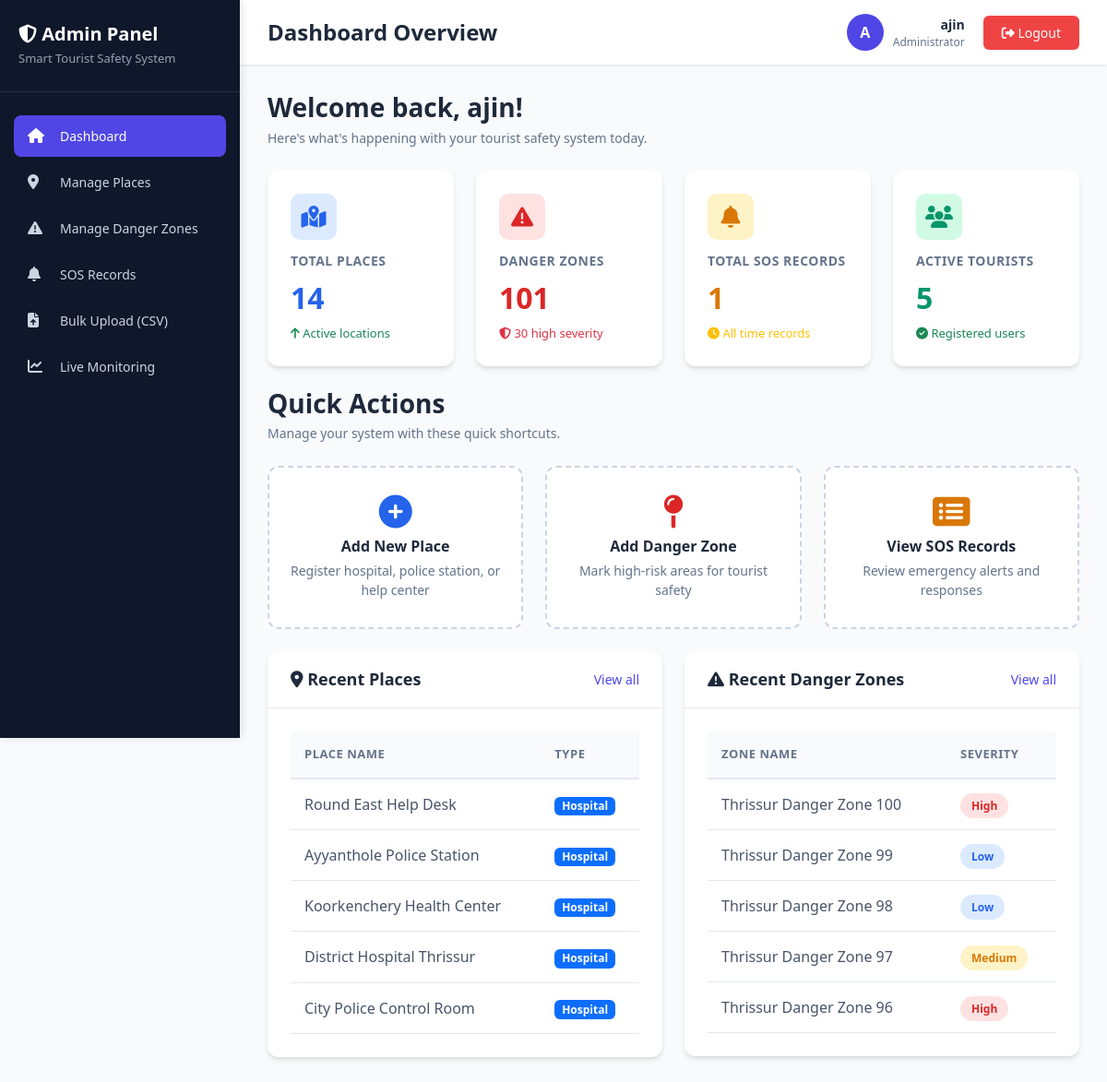
Page /accounts/admin-dashboard/ (signed in) on the committed database.
### core/models.py (models this page shows, shortened)
class Place(models.Model):
    PLACE_TYPES = [
        ('Hospital', 'Hospital'),
        ('Police Station', 'Police Station'),
        ('Help Center', 'Help Center'),
    ]
    name = models.CharField(max_length=100)
    type = models.CharField(max_length=50, choices=PLACE_TYPES)
    address = models.CharField(max_length=255, blank=True)  # optional text address
    latitude = models.DecimalField(max_digits=9, decimal_places=6, null=True, blank=True)
    longitude = models.DecimalField(max_digits=9, decimal_places=6, null=True, blank=True)
    description = models.TextField(blank=True)

class DangerZone(models.Model):
    RISK_TYPES = [
        ('Crime', 'Crime'),
        ('Flood', 'Flood'),
        ('Landslide', 'Landslide'),
    ]
    SEVERITY = [
        ('Low', 'Low'),
        ('Medium', 'Medium'),
        ('High', 'High'),
    ]
    name = models.CharField(max_length=100)
    risk_type = models.CharField(max_length=50, choices=RISK_TYPES)
    severity = models.CharField(max_length=50, choices=SEVERITY)
    latitude = models.DecimalField(max_digits=9, decimal_places=6)
    longitude = models.DecimalField(max_digits=9, decimal_places=6)
    additional_details = models.TextField(blank=True)
    radius = models.IntegerField(default=500, help_text='Geofence radius in meters')

### accounts/views.py (the view)
# urls.py: path('admin-dashboard/', views.admin_dashboard, name='admin_dashboard'),
@never_cache
@login_required
def admin_dashboard(request):
    from alerts.models import SOSAlert
    total_places = Place.objects.count()
    total_zones = DangerZone.objects.count()
    high_severity_zones = DangerZone.objects.filter(severity='High').count()
    total_sos = SOSAlert.objects.count()
    active_tourists = User.objects.filter(is_superuser=False).count()
    recent_places = Place.objects.all().order_by('-id')[:5]
    recent_zones = DangerZone.objects.all().order_by('-id')[:5]
    context = {
        'total_places': total_places,
        'total_zones': total_zones,
        'high_severity_zones': high_severity_zones,
        'total_sos': total_sos,
        'active_tourists': active_tourists,
        'recent_places': recent_places,
        'recent_zones': recent_zones,
    }
    response = render(request, 'accounts/admin_dashboard_new.html', context)
    response['Cache-Control'] = 'no-store, no-cache, must-revalidate, max-age=0'
    response['Pragma'] = 'no-cache'
    response['Expires'] = '0'
    return response

### accounts/templates/accounts/admin_dashboard_new.html (shortened to what this page needs)
{% extends 'accounts/base_admin.html' %}
{% block page_header %}Dashboard Overview{% endblock %}
{% block content %}
<div class="page-title">
    <h2>Welcome back, {{ user.username }}!</h2>
    <p>Here's what's happening with your tourist safety system today.</p>
</div>
<div class="row g-4 mb-4">
    <div class="col-md-3">
        <div class="stat-card">
            <div class="stat-icon" style="background: #dbeafe; color: #2563eb;">
                <i class="fas fa-map-marked-alt"></i>
            </div>
            <h6>Total Places</h6>
            <div class="stat-value" style="color: #2563eb;">{{ total_places }}</div>
            <div class="stat-change text-success">
                <i class="fas fa-arrow-up"></i> Active locations
            </div>
        </div>
    </div>
    <div class="col-md-3">
        <div class="stat-card">
            <div class="stat-icon" style="background: #fee2e2; color: #dc2626;">
                <i class="fas fa-exclamation-triangle"></i>
            </div>
            <h6>Danger Zones</h6>
            <div class="stat-value" style="color: #dc2626;">{{ total_zones }}</div>
            <div class="stat-change text-danger">
                <i class="fas fa-shield-alt"></i> {{ high_severity_zones }} high severity
            </div>
        </div>
    </div>
    <div class="col-md-3">
        <div class="stat-card">
            <div class="stat-icon" style="background: #fef3c7; color: #d97706;">
                <i class="fas fa-bell"></i>
            </div>
            <h6>Total SOS Records</h6>
            <div class="stat-value" style="color: #d97706;">{{ total_sos }}</div>
            <div class="stat-change text-warning">
                <i class="fas fa-clock"></i> All time records
            </div>
        </div>
    </div>
    <div class="col-md-3">
        <div class="stat-card">
            <div class="stat-icon" style="background: #d1fae5; color: #059669;">
                <i class="fas fa-users"></i>
            </div>
            <h6>Active Tourists</h6>
            <div class="stat-value" style="color: #059669;">{{ active_tourists }}</div>
            <div class="stat-change text-success">
                <i class="fas fa-check-circle"></i> Registered users
            </div>
        </div>
    </div>
</div>
<div class="page-title">
    <h2>Quick Actions</h2>
    <p>Manage your system with these quick shortcuts.</p>
</div>
<div class="row g-4 mb-4">
    <div class="col-md-4">
        <a href="{% url 'add_place' %}" class="quick-action-btn text-decoration-none">
            <i class="fas fa-plus-circle" style="color: #2563eb;"></i>
            <h5 style="color: #1e293b;">Add New Place</h5>
            <p style="color: #64748b; font-size: 14px; margin: 5px 0 0 0;">Register hospital, police station, or help
                center</p>
        </a>
    </div>
    <div class="col-md-4">
        <a href="{% url 'add_zone' %}" class="quick-action-btn text-decoration-none">
            <i class="fas fa-map-pin" style="color: #dc2626;"></i>
            <h5 style="color: #1e293b;">Add Danger Zone</h5>
            <p style="color: #64748b; font-size: 14px; margin: 5px 0 0 0;">Mark high-risk areas for tourist safety</p>
        </a>
    </div>
    <div class="col-md-4">
        <a href="{% url 'manage_sos' %}" class="quick-action-btn text-decoration-none">
            <i class="fas fa-list-alt" style="color: #d97706;"></i>
            <h5 style="color: #1e293b;">View SOS Records</h5>
            <p style="color: #64748b; font-size: 14px; margin: 5px 0 0 0;">Review emergency alerts and responses</p>
        </a>
    </div>
</div>
<div class="row g-4">
    <div class="col-md-6">
        <div class="content-card">
            <div class="content-card-header">
                <h5><i class="fas fa-map-marker-alt"></i> Recent Places</h5>
                <a href="{% url 'manage_places' %}" style="color: #4f46e5; font-size: 14px; text-decoration: none;">View
                    all</a>
            </div>
            <div class="content-card-body">
                {% if recent_places %}
                <div class="table-wrapper">
                    <table class="custom-table">
                        <thead>
                            <tr>
                                <th>Place Name</th>
                                <th>Type</th>
                            </tr>
                        </thead>
                        <tbody>
                            {% for place in recent_places %}
                            <tr>
                                <td>{{ place.name }}</td>
                                <td><span class="badge bg-primary">{{ place.type }}</span></td>
                            </tr>
                            {% endfor %}
                        </tbody>
                    </table>
                </div>
                {% else %}
                <div class="empty-state">
                    <i class="fas fa-map-marker-alt"></i>
                    <h5>No places yet</h5>
                    <p>Start by adding your first location</p>
                </div>
                {% endif %}
            </div>
        </div>
    </div>
    <div class="col-md-6">
        <div class="content-card">
            <div class="content-card-header">
                <h5><i class="fas fa-exclamation-triangle"></i> Recent Danger Zones</h5>
                <a href="{% url 'manage_zones' %}" style="color: #4f46e5; font-size: 14px; text-decoration: none;">View
                    all</a>
            </div>
            <div class="content-card-body">
                {% if recent_zones %}
                <div class="table-wrapper">
                    <table class="custom-table">
                        <thead>
                            <tr>
                                <th>Zone Name</th>
                                <th>Severity</th>
                            </tr>
                        </thead>
                        <tbody>
                            {% for zone in recent_zones %}
                            <tr>
                                <td>{{ zone.name }}</td>
                                <td>
                                    <span class="badge-severity
                                            {% if zone.severity == 'High' %}badge-high
                                            {% elif zone.severity == 'Medium' %}badge-medium
                                            {% else %}badge-low{% endif %}">
                                        {{ zone.severity }}
                                    </span>
                                </td>
                            </tr>
                            {% endfor %}
                        </tbody>
                    </table>
                </div>
                {% else %}
                <div class="empty-state">
                    <i class="fas fa-exclamation-triangle"></i>
                    <h5>No danger zones yet</h5>
                    <p>Add zones to monitor high-risk areas</p>
                </div>
                {% endif %}
            </div>
        </div>
    </div>
</div>
{% endblock %}

### accounts/templates/accounts/base_admin.html (shortened to what this page needs)
<!DOCTYPE html>
<html lang="en">
<head>
    <link href="https://cdn.jsdelivr.net/npm/bootstrap@5.3.0/dist/css/bootstrap.min.css" rel="stylesheet">
    <link rel="stylesheet" href="https://cdnjs.cloudflare.com/ajax/libs/font-awesome/6.4.0/css/all.min.css">
</head>
<body>
    <div class="sidebar" id="sidebar">
        <div class="sidebar-header">
            <h3><i class="fas fa-shield-alt"></i> Admin Panel</h3>
            <p>Smart Tourist Safety System</p>
        </div>
        <nav class="sidebar-nav">
            <div class="nav-item">
                <a href="{% url 'admin_dashboard' %}"
                    class="nav-link {% if request.resolver_match.url_name == 'admin_dashboard' %}active{% endif %}">
                    <i class="fas fa-home"></i>
                    <span>Dashboard</span>
                </a>
            </div>
            <div class="nav-item">
                <a href="{% url 'manage_places' %}"
                    class="nav-link {% if request.resolver_match.url_name == 'manage_places' %}active{% endif %}">
                    <i class="fas fa-map-marker-alt"></i>
                    <span>Manage Places</span>
                </a>
            </div>
            <div class="nav-item">
                <a href="{% url 'manage_zones' %}"
                    class="nav-link {% if request.resolver_match.url_name == 'manage_zones' %}active{% endif %}">
                    <i class="fas fa-exclamation-triangle"></i>
                    <span>Manage Danger Zones</span>
                </a>
            </div>
            <div class="nav-item">
                <a href="{% url 'manage_sos' %}"
                    class="nav-link {% if request.resolver_match.url_name == 'manage_sos' %}active{% endif %}">
                    <i class="fas fa-bell"></i>
                    <span>SOS Records</span>
                </a>
            </div>
            <div class="nav-item">
                <a href="{% url 'bulk_upload' %}"
                    class="nav-link {% if request.resolver_match.url_name == 'bulk_upload' %}active{% endif %}">
                    <i class="fas fa-file-upload"></i>
                    <span>Bulk Upload (CSV)</span>
                </a>
            </div>
            <div class="nav-item">
                <a href="{% url 'admin_monitoring' %}" class="nav-link">
                    <i class="fas fa-chart-line"></i>
                    <span>Live Monitoring</span>
                </a>
            </div>
        </nav>
    </div>
    <div class="main-content">
        <div class="top-header">
            <h4>{% block page_header %}Dashboard{% endblock %}</h4>
            <div class="header-right">
                <div class="admin-info">
                    <div class="admin-avatar">
                        {{ user.username|slice:':1'|upper }}
                    </div>
                    <div class="admin-details">
                        <div class="name">{{ user.username }}</div>
                        <div class="role">Administrator</div>
                    </div>
                </div>
                <form method="post" action="{% url 'logout' %}" style="margin: 0;">
                    <button type="submit" class="btn-logout">
                        <i class="fas fa-sign-out-alt"></i> Logout
                    </button>
                </form>
            </div>
        </div>
        <div class="content-area">
            {% block content %}{% endblock %}
        </div>
    </div>
</body>
</html>

### rows in the picture
Place: name "Round East Help Desk", type "Hospital"
Place: name "Ayyanthole Police Station", type "Hospital"
Place: name "Koorkenchery Health Center", type "Hospital"
Place: name "District Hospital Thrissur", type "Hospital"
Place: name "City Police Control Room", type "Hospital"
DangerZone: name "Thrissur Danger Zone 100", severity "High"
DangerZone: name "Thrissur Danger Zone 99", severity "Low"
DangerZone: name "Thrissur Danger Zone 98", severity "Low"
DangerZone: name "Thrissur Danger Zone 97", severity "Medium"
DangerZone: name "Thrissur Danger Zone 96", severity "High"

### other values in the picture
{{ user.username|slice:':1'|upper }} "A"
{{ user.username }} "ajin"
{{ total_places }} "14"
{{ total_zones }} "101"
{{ high_severity_zones }} "30"
{{ total_sos }} "1"
{{ active_tourists }} "5"
